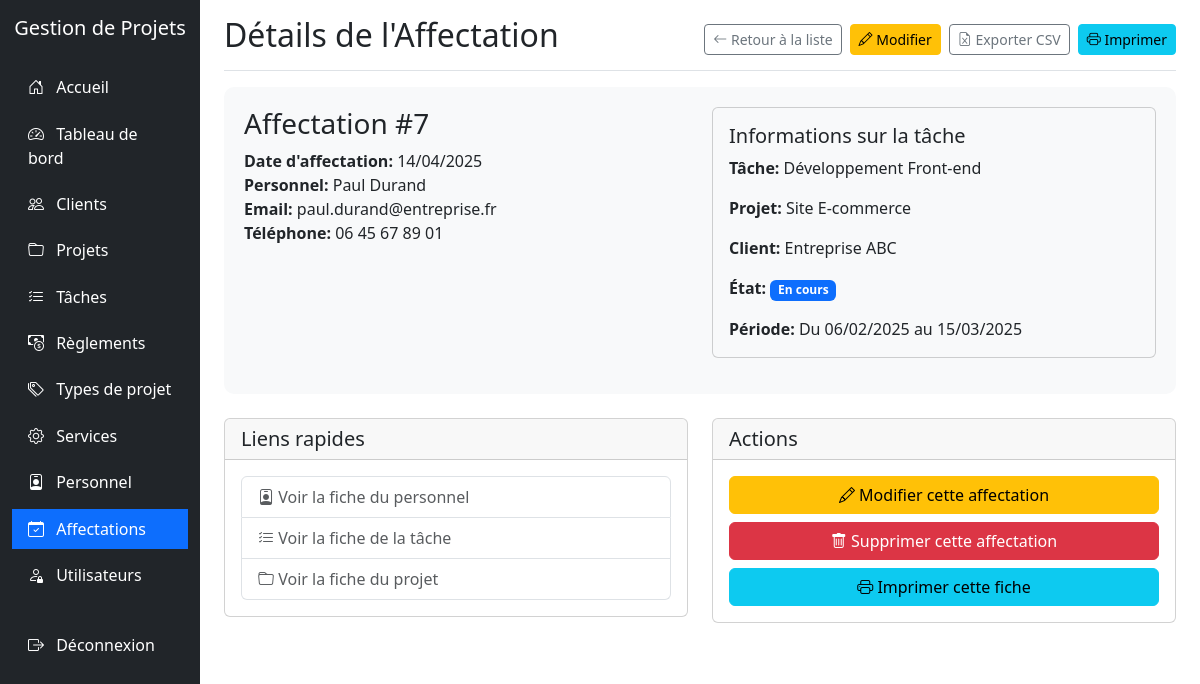
The app's page /affectations/view.php?id=7 (signed in) with its own data.
### tables this page shows
CREATE TABLE IF NOT EXISTS `affectation` (
  `IdAffectation` int NOT NULL AUTO_INCREMENT,
  `DateAffectation` date DEFAULT NULL,
  `HeureAffectation` time DEFAULT NULL,
  `FonctionAffectation` varchar(255) DEFAULT NULL,
  `MatriculePersonnel` varchar(255) DEFAULT NULL,
  `IdTache` int DEFAULT NULL,
  PRIMARY KEY (`IdAffectation`),
  KEY `MatriculePersonnel` (`MatriculePersonnel`),
  KEY `IdTache` (`IdTache`),
  CONSTRAINT `affectation_ibfk_1` FOREIGN KEY (`MatriculePersonnel`) REFERENCES `personnel` (`MatriculePersonnel`),
  CONSTRAINT `affectation_ibfk_2` FOREIGN KEY (`IdTache`) REFERENCES `tache` (`IdTache`)
);

CREATE TABLE IF NOT EXISTS `personnel` (
  `MatriculePersonnel` varchar(255) NOT NULL,
  `NomPersonnel` varchar(255) NOT NULL,
  `PrenomPersonnel` varchar(255) NOT NULL,
  `EmailPersonnel` varchar(255) DEFAULT NULL,
  `TelPersonnel` varchar(255) DEFAULT NULL,
  `CodeService` varchar(255) DEFAULT NULL,
  `CompetencesPersonnel` text,
  `CommentairesPersonnel` text,
  PRIMARY KEY (`MatriculePersonnel`),
  KEY `CodeService` (`CodeService`),
  CONSTRAINT `personnel_ibfk_1` FOREIGN KEY (`CodeService`) REFERENCES `service` (`CodeService`)
);

CREATE TABLE IF NOT EXISTS `tache` (
  `IdTache` int NOT NULL AUTO_INCREMENT,
  `LibelleTache` varchar(255) NOT NULL,
  `DateEnregTache` date DEFAULT NULL,
  `DateDebutTache` date DEFAULT NULL,
  `DateFinTache` date DEFAULT NULL,
  `EtatTache` int DEFAULT NULL,
  `IdProjet` int DEFAULT NULL,
  PRIMARY KEY (`IdTache`),
  KEY `IdProjet` (`IdProjet`),
  CONSTRAINT `tache_ibfk_1` FOREIGN KEY (`IdProjet`) REFERENCES `projet` (`IdProjet`)
);

CREATE TABLE IF NOT EXISTS `projet` (
  `IdProjet` int NOT NULL AUTO_INCREMENT,
  `TitreProjet` varchar(255) NOT NULL,
  `DescriptionProjet` varchar(255) DEFAULT NULL,
  `CoutProjet` int DEFAULT NULL,
  `DateDebutProjet` date DEFAULT NULL,
  `DateFinProjet` date DEFAULT NULL,
  `EtatProjet` int DEFAULT NULL,
  `IdClient` int DEFAULT NULL,
  `IdTypeProjet` int DEFAULT NULL,
  PRIMARY KEY (`IdProjet`),
  KEY `IdClient` (`IdClient`),
  KEY `IdTypeProjet` (`IdTypeProjet`),
  CONSTRAINT `projet_ibfk_1` FOREIGN KEY (`IdClient`) REFERENCES `client` (`IdClient`),
  CONSTRAINT `projet_ibfk_2` FOREIGN KEY (`IdTypeProjet`) REFERENCES `typeprojet` (`IdTypeProjet`)
);

CREATE TABLE IF NOT EXISTS `client` (
  `IdClient` int NOT NULL AUTO_INCREMENT,
  `NomClient` varchar(255) NOT NULL,
  `AdresseClient` varchar(255) DEFAULT NULL,
  `EmailClient` varchar(255) DEFAULT NULL,
  `TelClient` varchar(255) DEFAULT NULL,
  PRIMARY KEY (`IdClient`)
);

### affectations/view.php (the view, shortened to what this page needs)
<?php
require_once '../config.php';
$id = $_GET['id'];
$sql = "SELECT a.*,
        p.MatriculePersonnel, p.NomPersonnel, p.PrenomPersonnel, p.EmailPersonnel, p.TelPersonnel,
        t.LibelleTache, t.DateDebutTache, t.DateFinTache, t.EtatTache,
        pr.IdProjet, pr.TitreProjet, pr.DescriptionProjet,
        c.IdClient, c.NomClient
        FROM AFFECTATION a
        JOIN PERSONNEL p ON a.MatriculePersonnel = p.MatriculePersonnel
        JOIN TACHE t ON a.IdTache = t.IdTache
        JOIN PROJET pr ON t.IdProjet = pr.IdProjet
        JOIN CLIENT c ON pr.IdClient = c.IdClient
        WHERE a.IdAffectation = $id";
$result = mysqli_query($conn, $sql);
$affectation = mysqli_fetch_assoc($result);
$etatTacheLabels = [
    1 => 'À faire',
    2 => 'En cours',
    3 => 'Terminée',
    4 => 'Annulée'
];
$etatTacheLabel = $etatTacheLabels[$affectation['EtatTache']] ?? 'Inconnu';
?>
<!DOCTYPE html>
<html lang="fr">
<head>
    <link href="../libs/bootstrap@5.3.0-alpha1/dist/css/bootstrap.min.css" rel="stylesheet">
    <link rel="stylesheet" href="../libs/bootstrap-icons-1.10.0/font/bootstrap-icons.css">
</head>
<body>
    <div class="container-fluid">
        <div class="row">
            <div class="col-md-3 col-lg-2 d-md-block sidebar collapse">
                <div class="position-sticky pt-3">
                    <div class="text-center mb-4">
                        <h5 class="text-white">Gestion de Projets</h5>
                    </div>
                    <ul class="nav flex-column">
                        <li class="nav-item">
                            <a class="nav-link" href="../index.php">
                                <i class="bi bi-house-door"></i> Accueil
                            </a>
                        </li>
                        <li class="nav-item">
                            <a class="nav-link" href="../dashboard/index.php">
                                <i class="bi bi-speedometer2"></i> Tableau de bord
                            </a>
                        </li>
                        <li class="nav-item">
                            <a class="nav-link" href="../clients/index.php">
                                <i class="bi bi-people"></i> Clients
                            </a>
                        </li>
                        <li class="nav-item">
                            <a class="nav-link" href="../projets/index.php">
                                <i class="bi bi-folder"></i> Projets
                            </a>
                        </li>
                        <li class="nav-item">
                            <a class="nav-link" href="../taches/index.php">
                                <i class="bi bi-list-check"></i> Tâches
                            </a>
                        </li>
                        <li class="nav-item">
                            <a class="nav-link" href="../reglements/index.php">
                                <i class="bi bi-cash-coin"></i> Règlements
                            </a>
                        </li>
                        <li class="nav-item">
                            <a class="nav-link" href="../typesprojet/index.php">
                                <i class="bi bi-tags"></i> Types de projet
                            </a>
                        </li>
                        <li class="nav-item">
                            <a class="nav-link" href="../services/index.php">
                                <i class="bi bi-gear"></i> Services
                            </a>
                        </li>
                        <li class="nav-item">
                            <a class="nav-link" href="../personnel/index.php">
                                <i class="bi bi-person-badge"></i> Personnel
                            </a>
                        </li>
                        <li class="nav-item">
                            <a class="nav-link active" href="../affectations/index.php">
                                <i class="bi bi-calendar-check"></i> Affectations
                            </a>
                        </li>
                        <?php if ($_SESSION['role'] == 'admin'): ?>
                        <li class="nav-item">
                            <a class="nav-link" href="../utilisateurs/index.php">
                                <i class="bi bi-person-lock"></i> Utilisateurs
                            </a>
                        </li>
                        <?php endif; ?>
                        <li class="nav-item mt-4">
                            <a class="nav-link" href="../logout.php">
                                <i class="bi bi-box-arrow-right"></i> Déconnexion
                            </a>
                        </li>
                    </ul>
                </div>
            </div>
            <div class="col-md-9 ms-sm-auto col-lg-10 px-md-4">
                <div class="d-flex justify-content-between flex-wrap flex-md-nowrap align-items-center pt-3 pb-2 mb-3 border-bottom">
                    <h1 class="h2">Détails de l'Affectation</h1>
                    <div class="btn-toolbar mb-2 mb-md-0">
                        <a href="index.php" class="btn btn-sm btn-outline-secondary me-2">
                            <i class="bi bi-arrow-left"></i> Retour à la liste
                        </a>
                        <a href="edit.php?id=<?php echo $id; ?>" class="btn btn-sm btn-warning me-2">
                            <i class="bi bi-pencil"></i> Modifier
                        </a>
                        <a href="export_csv.php?id=<?php echo $id; ?>" class="btn btn-sm btn-outline-secondary me-2">
                            <i class="bi bi-file-earmark-excel"></i> Exporter CSV
                        </a>
                        <button onclick="window.print()" class="btn btn-sm btn-info">
                            <i class="bi bi-printer"></i> Imprimer
                        </button>
                    </div>
                </div>
                <div class="affectation-header">
                    <div class="row">
                        <div class="col-md-6">
                            <h3>Affectation #<?php echo $affectation['IdAffectation']; ?></h3>
                            <p class="affectation-info"><strong>Date d'affectation:</strong> <?php echo date('d/m/Y', strtotime($affectation['DateAffectation'])); ?></p>
                            <p class="affectation-info"><strong>Personnel:</strong> <?php echo htmlspecialchars($affectation['PrenomPersonnel'] . ' ' . $affectation['NomPersonnel']); ?></p>
                            <p class="affectation-info"><strong>Email:</strong> <?php echo htmlspecialchars($affectation['EmailPersonnel']); ?></p>
                            <?php if (!empty($affectation['TelPersonnel'])): ?>
                            <p class="affectation-info"><strong>Téléphone:</strong> <?php echo htmlspecialchars($affectation['TelPersonnel']); ?></p>
                            <?php endif; ?>
                        </div>
                        <div class="col-md-6">
                            <div class="card bg-light mb-3">
                                <div class="card-body">
                                    <h5 class="card-title">Informations sur la tâche</h5>
                                    <p class="card-text"><strong>Tâche:</strong> <?php echo htmlspecialchars($affectation['LibelleTache']); ?></p>
                                    <p class="card-text"><strong>Projet:</strong> <?php echo htmlspecialchars($affectation['TitreProjet']); ?></p>
                                    <p class="card-text"><strong>Client:</strong> <?php echo htmlspecialchars($affectation['NomClient']); ?></p>
                                    <p class="card-text"><strong>État:</strong>
                                        <span class="badge <?php echo $affectation['EtatTache'] == 3 ? 'bg-success' : ($affectation['EtatTache'] == 2 ? 'bg-primary' : 'bg-warning'); ?>">
                                            <?php echo htmlspecialchars($etatTacheLabel); ?>
                                        </span>
                                    </p>
                                    <p class="card-text"><strong>Période:</strong> Du <?php echo date('d/m/Y', strtotime($affectation['DateDebutTache'])); ?> au <?php echo date('d/m/Y', strtotime($affectation['DateFinTache'])); ?></p>
                                </div>
                            </div>
                        </div>
                    </div>
                </div>
                <div class="row mt-4">
                    <div class="col-md-6">
                        <div class="card mb-3">
                            <div class="card-header">
                                <h5 class="card-title mb-0">Liens rapides</h5>
                            </div>
                            <div class="card-body">
                                <div class="list-group">
                                    <a href="../personnel/view.php?id=<?php echo $affectation['MatriculePersonnel']; ?>" class="list-group-item list-group-item-action">
                                        <i class="bi bi-person-badge"></i> Voir la fiche du personnel
                                    </a>
                                    <a href="../taches/view.php?id=<?php echo $affectation['IdTache']; ?>" class="list-group-item list-group-item-action">
                                        <i class="bi bi-list-check"></i> Voir la fiche de la tâche
                                    </a>
                                    <a href="../projets/view.php?id=<?php echo $affectation['IdProjet']; ?>" class="list-group-item list-group-item-action">
                                        <i class="bi bi-folder"></i> Voir la fiche du projet
                                    </a>
                                </div>
                            </div>
                        </div>
                    </div>
                    <div class="col-md-6">
                        <div class="card">
                            <div class="card-header">
                                <h5 class="card-title mb-0">Actions</h5>
                            </div>
                            <div class="card-body">
                                <a href="edit.php?id=<?php echo $id; ?>" class="btn btn-warning mb-2 w-100">
                                    <i class="bi bi-pencil"></i> Modifier cette affectation
                                </a>
                                <a href="delete.php?id=<?php echo $id; ?>" class="btn btn-danger mb-2 w-100">
                                    <i class="bi bi-trash"></i> Supprimer cette affectation
                                </a>
                                <button onclick="window.print()" class="btn btn-info w-100">
                                    <i class="bi bi-printer"></i> Imprimer cette fiche
                                </button>
                            </div>
                        </div>
                    </div>
                </div>
            </div>
        </div>
    </div>
</body>
</html>

### affectations/view.php (style rules this page uses)
.sidebar { min-height: 100vh; background-color: #212529; }
.sidebar .nav-link { color: #fff; padding: 0.5rem 1rem; margin: 0.2rem 0; }
.sidebar .nav-link.active { background-color: #0d6efd; }
.sidebar .nav-link i { margin-right: 0.5rem; }
.affectation-header { background-color: #f8f9fa; border-radius: 10px; padding: 20px; margin-bottom: 20px; }
.affectation-info { margin-bottom: 0; }

### records on screen
affectation: IdAffectation "7", DateAffectation "14/04/2025", MatriculePersonnel.NomPersonnel "Paul Durand", MatriculePersonnel.EmailPersonnel "paul.durand@entreprise.fr", MatriculePersonnel.TelPersonnel "06 45 67 89 01", IdTache.LibelleTache "Développement Front-end", projet.TitreProjet "Site E-commerce", client.NomClient "Entreprise ABC", IdTache.EtatTache "En cours", IdTache.DateDebutTache "06/02/2025", IdTache.DateFinTache "15/03/2025"
